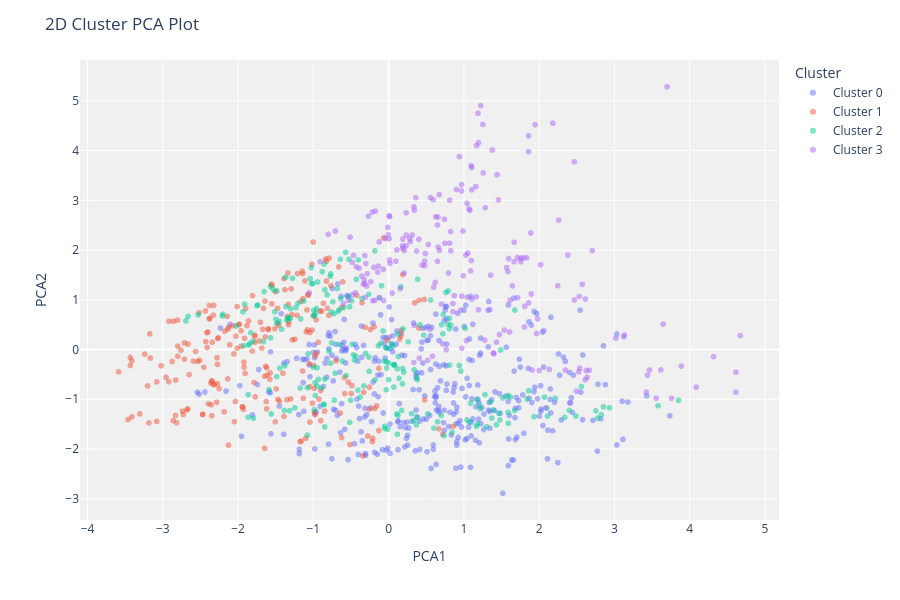

Notebook cell for this chart:
### Code cell
plot_model(kmeans)

### Figure 1 — Plotly figure (JSON) as saved in the notebook; plotly's stock layout.template omitted (floating-point values rounded to 4 significant figures; data arrays with more than 128 entries replaced by an {"elided": "..."} marker saying what was removed)
{"data": [{"customdata": {"elided": "349x1 str values"}, "hovertemplate": "Cluster=Cluster 0<br>PCA1=%{x}<br>PCA2=%{y}<br>Feature=%{customdata[0]}<extra></extra>", "legendgroup": "Cluster 0", "marker": {"color": "#636efa", "opacity": 0.5, "symbol": "circle"}, "mode": "markers", "name": "Cluster 0", "showlegend": true, "textposition": "top center", "type": "scattergl", "x": {"elided": "349 float values"}, "xaxis": "x", "y": {"elided": "349 float values"}, "yaxis": "y"}, {"customdata": {"elided": "241x1 str values"}, "hovertemplate": "Cluster=Cluster 1<br>PCA1=%{x}<br>PCA2=%{y}<br>Feature=%{customdata[0]}<extra></extra>", "legendgroup": "Cluster 1", "marker": {"color": "#EF553B", "opacity": 0.5, "symbol": "circle"}, "mode": "markers", "name": "Cluster 1", "showlegend": true, "textposition": "top center", "type": "scattergl", "x": {"elided": "241 float values"}, "xaxis": "x", "y": {"elided": "241 float values"}, "yaxis": "y"}, {"customdata": {"elided": "229x1 str values"}, "hovertemplate": "Cluster=Cluster 2<br>PCA1=%{x}<br>PCA2=%{y}<br>Feature=%{customdata[0]}<extra></extra>", "legendgroup": "Cluster 2", "marker": {"color": "#00cc96", "opacity": 0.5, "symbol": "circle"}, "mode": "markers", "name": "Cluster 2", "showlegend": true, "textposition": "top center", "type": "scattergl", "x": {"elided": "229 float values"}, "xaxis": "x", "y": {"elided": "229 float values"}, "yaxis": "y"}, {"customdata": {"elided": "207x1 str values"}, "hovertemplate": "Cluster=Cluster 3<br>PCA1=%{x}<br>PCA2=%{y}<br>Feature=%{customdata[0]}<extra></extra>", "legendgroup": "Cluster 3", "marker": {"color": "#ab63fa", "opacity": 0.5, "symbol": "circle"}, "mode": "markers", "name": "Cluster 3", "showlegend": true, "textposition": "top center", "type": "scattergl", "x": {"elided": "207 float values"}, "xaxis": "x", "y": {"elided": "207 float values"}, "yaxis": "y"}], "layout": {"height": 600, "legend": {"title": {"text": "Cluster"}, "tracegroupgap": 0}, "margin": {"t": 60}, "plot_bgcolor": "rgb(240,240,240)", "title": {"text": "2D Cluster PCA Plot"}, "xaxis": {"anchor": "y", "domain": [0, 1], "title": {"text": "PCA1"}}, "yaxis": {"anchor": "x", "domain": [0, 1], "title": {"text": "PCA2"}}}}
